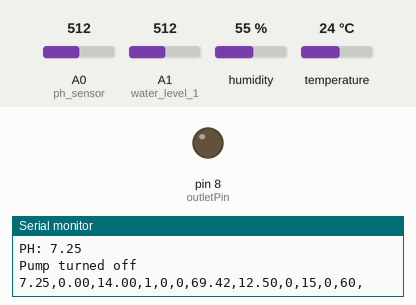
Simulated run of this sketch. Board: Arduino Uno, built with avr-gcc and run on an emulated ATmega328P. Shown: output pins drawn as LEDs (lit = HIGH), the last lines printed to the serial monitor. The inputs (shaded band) are chosen by the test bench; at power-on: A1 (water_level_1) = 512, A0 (ph_sensor) = 512, humidity 55 %, temperature 24 °C.

Above: at 2.7 s.
2.8 s: A1 (water_level_1) set to 407
16.3 s: A1 (water_level_1) set to 388
At 32.6 s:
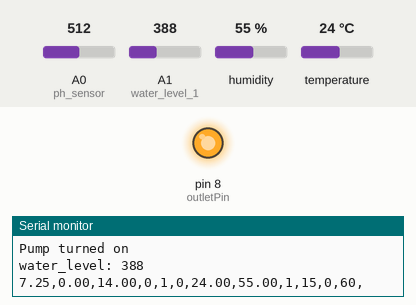
Timing chart, 0 to 33.1 s (numbered marks = the images above; inputs shaded):
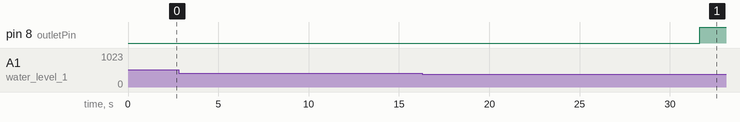

Measured:
- the behaviour switches between 400 and 399 on A1 (water_level_1) (found by bisection; images 0 and 1)
- after the input at 16.3 s, pin 8 (outletPin): LOW → HIGH after 15.3 s

The sketch:

Arduino_Code.ino
```cpp
#include "dht.h"
#define dht_apin A3 // Analog Pin sensor is connected to
dht DHT;

#include<SoftwareSerial.h>
SoftwareSerial ArduinoUno(3,2);

// pins
const int ph_sensor = A0;
const int water_level_1 = A1;
const int water_level_2 = A2;
const int outletPin = 8;

// System info
float current_ph = 7.0;
float low_ph = 0.0;
float up_ph = 14.0;
bool overflow = false;
bool underflow = false;
bool turbulance = false;
unsigned long last_t_h_reading = 0;
float temperature = 69.42;
float humidity = 12.5;
bool pump_status = false;
bool over_ride_pump_status = false;
unsigned long pump_interval_seconds = 15;//30 * 60;
unsigned long last_pump_on_time = 0;
bool light_status = false;
int light_duration_minutes = 60;
String all_info = "";

void setup() {
  Serial.begin(9600);
  ArduinoUno.begin(4800);
  Serial.println("");
  Serial.println("System has started!");
  pinMode(outletPin, OUTPUT);
  digitalWrite(outletPin, LOW);
  delay(1500);
}

void loop() {
  read_ph();
  read_temperature_humidity();
  water_level_check();
  send_all_info_to_string();
  Serial.println("");
  delay(1000);
}

void send_all_info_to_string() {
  all_info =
  String(current_ph) + "," +
  String(low_ph) + "," +
  String(up_ph) + "," +
  String(overflow) + "," +
  String(underflow) + "," +
  String(turbulance) + "," +
  String(temperature) + "," +
  String(humidity) + "," +
  String(pump_status) + "," +
  String(pump_interval_seconds) + "," +
  String(light_status) + "," +
  String(light_duration_minutes) + ",";
  ArduinoUno.write(all_info.c_str());
  Serial.println(all_info);
}

void read_temperature_humidity() {
  if ((millis() - last_t_h_reading) > 5000) {
    DHT.read11(dht_apin);
    Serial.print("Current humidity = ");
    Serial.print(DHT.humidity);
    humidity = DHT.humidity;
    Serial.print("%  ");
    Serial.print("temperature = ");
    Serial.print(DHT.temperature);
    temperature = DHT.temperature;
    Serial.println("C  ");
    last_t_h_reading = millis();
  }
}

void turbulance_check() {
  int water_level = analogRead(water_level_2);
  turbulance = false;
}

void water_level_check() {
  int water_level = analogRead(water_level_1);
  if ((millis() - last_pump_on_time) > pump_interval_seconds * 1000) {
    if (water_level < 100) {
      underflow = true;
      overflow = false;
    }
    if (water_level < 400) {
      update_water_pump(true);
      overflow = false;
      underflow = true;
      Serial.println("Pump turned on");
    }
    if (water_level > 400) {
      update_water_pump(false);
      overflow = true;
      underflow = false;
      Serial.println("Pump turned off");
    }
    Serial.println("water_level: " + String(water_level));
    last_pump_on_time = millis();
  } else {
    if (water_level > 400) {
      update_water_pump(false);
      overflow = true;
      underflow = false;
      Serial.println("Pump turned off");
    }
  }
}

void read_ph() {
  float total = 0;
  for(int i = 0; i < 10;i++){
    total += analogRead(ph_sensor);
    delay(10);
  }
  current_ph = -5.70 * (total*5.0/1024.0/10.0) + 21.5;
  Serial.println("PH: " + String(current_ph));
}

void update_water_pump(bool state) {
  if (over_ride_pump_status) {
    state = false;
  }
  pump_status = state;
  if (state) {
    digitalWrite(outletPin, HIGH);
  } else {
    digitalWrite(outletPin, LOW);
  }
}
```
